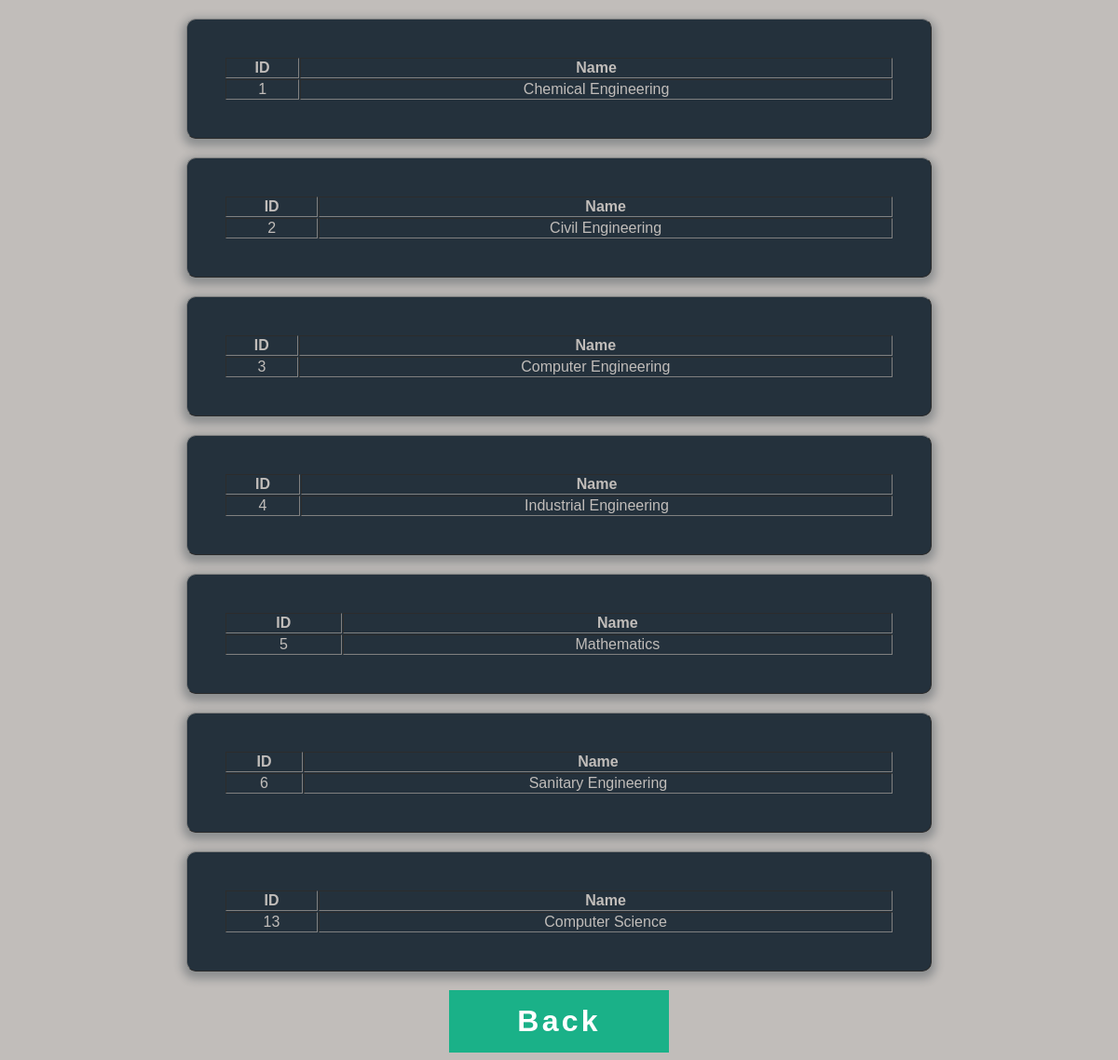
Screenshot of /booktrackingsystem/alldepartment.php with the database file from the repository.
### tables this page shows
CREATE TABLE `dept` (
  `dept_id` int(11) NOT NULL,
  `dept_name` varchar(40) NOT NULL
);

### booktrackingsystem/alldepartment.php (the view, shortened to what this page needs)
<?php
require 'booktrackingdb.php'
?>
<?php
$sql = "SELECT * FROM dept ORDER BY dept_id";
$records = $mysqli->query($sql) or die($mysqli->error);
?>
<!DOCTYPE html>
<html>
<head>
	<link rel="stylesheet" type="text/css" href="css/displaydepartmentstyle.css">
</head>
<body>
	<div>
		<?php
			while($department = $records->fetch_assoc()){
				echo "<table class=form width=100% border=1 cellpadding=1 cellspacing=1>";
				echo "<tr>";
				echo "<th>ID</th>";
				echo "<th>Name</th>";
				echo "</tr>";
				echo "<tr class=field-wrap>";
				echo "<td>".$department['dept_id']."</td>";
				echo "<td>".$department['dept_name']."</td>";
				echo "</tr>";
				echo "</table>";
			}
		?>
		<form id="back" action="profile.php" method="post">
		<button type="submit" onclick="profile.submit()" class="button button-block " name="back">Back</button>
		</form>
	</div>
</body>
</html>

### booktrackingsystem/css/displaydepartmentstyle.css (style rules this page uses)
body { background: url(bgimage.jpg), #c1bdba; font-family: 'Titillium Web', sans-serif; }
.form { background: rgba(19, 35, 47, 0.9); padding: 40px; max-width: 800px; margin: 20px auto; border-radius: 10px; box-shadow: 0 4px 10px 4px rgba(19, 35, 47, 0.3); }
table { color: #c1bdba; text-align: center; }
.field-wrap { position: relative; margin-bottom: 40px; }
.button { border: 0; outline: none; border-radius: 0; padding: 15px 0; font-size: 2rem; font-weight: 600; letter-spacing: .1em; background: #1ab188; color: #ffffff; -webkit-transition: all 0.5s ease; transition: all 0.5s ease; -webkit-appearance: none; }
.button-block { display: block; width: 20%; margin-left: 40%; }

### rows the page displays
dept: dept_id "1", dept_name "Chemical Engineering"
dept: dept_id "2", dept_name "Civil Engineering"
dept: dept_id "3", dept_name "Computer Engineering"
dept: dept_id "4", dept_name "Industrial Engineering"
dept: dept_id "5", dept_name "Mathematics"
dept: dept_id "6", dept_name "Sanitary Engineering"
dept: dept_id "13", dept_name "Computer Science"
